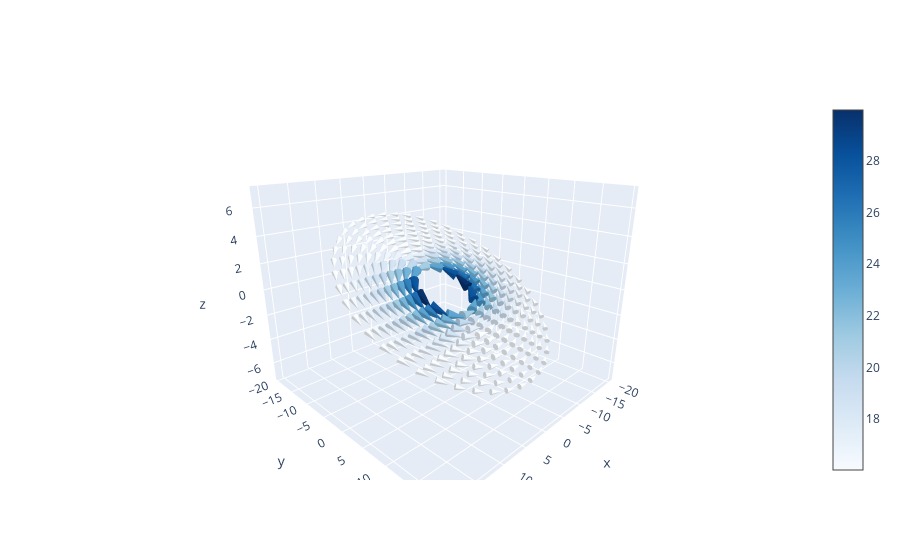

This figure's notebook cell:
### Code cell
#visualize RingA rotated
fig = go.Figure(data = go.Cone(
    x = df_ringA['x'],
    y = df_ringA['y'],
    z = df_ringA['z'],
    u = df_ringA['v_x'],
    v = df_ringA['v_y'],
    w = df_ringA['v_z'],
    colorscale = 'Blues',
    sizemode = "absolute",
    sizeref = 40))

fig.update_layout(
    scene = dict(aspectratio = dict(x = 1, y = 1, z = 0.8),
    camera_eye = dict(x = 1.2, y = 1.2, z = 0.6)))

fig.show()

### Figure 1 — Plotly figure (JSON) as saved in the notebook; plotly's stock layout.template omitted (floating-point values rounded to 4 significant figures; data arrays with more than 128 entries replaced by an {"elided": "..."} marker saying what was removed)
{"data": [{"colorscale": [[0, "rgb(247,251,255)"], [0.125, "rgb(222,235,247)"], [0.25, "rgb(198,219,239)"], [0.375, "rgb(158,202,225)"], [0.5, "rgb(107,174,214)"], [0.625, "rgb(66,146,198)"], [0.75, "rgb(33,113,181)"], [0.875, "rgb(8,81,156)"], [1, "rgb(8,48,107)"]], "sizemode": "absolute", "sizeref": 40, "type": "cone", "u": {"elided": "297 float values"}, "v": {"elided": "297 float values"}, "w": {"elided": "297 float values"}, "x": {"elided": "297 float values"}, "y": {"elided": "297 float values"}, "z": {"elided": "297 float values"}}], "layout": {"scene": {"aspectratio": {"x": 1, "y": 1, "z": 0.8}, "camera": {"eye": {"x": 1.2, "y": 1.2, "z": 0.6}}}}}
